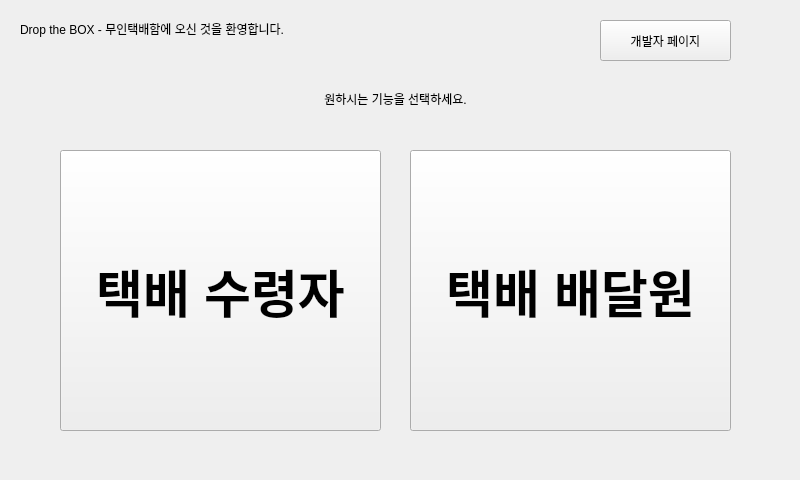
<?xml version="1.0" encoding="UTF-8"?>
<ui version="4.0">
 <class>Widget</class>
 <widget class="QWidget" name="Widget">
  <property name="geometry">
   <rect>
    <x>0</x>
    <y>0</y>
    <width>800</width>
    <height>480</height>
   </rect>
  </property>
  <property name="windowTitle">
   <string>Widget</string>
  </property>
  <widget class="QPushButton" name="admin_button">
   <property name="geometry">
    <rect>
     <x>600</x>
     <y>20</y>
     <width>131</width>
     <height>41</height>
    </rect>
   </property>
   <property name="text">
    <string>개발자 페이지</string>
   </property>
  </widget>
  <widget class="QPushButton" name="user_button">
   <property name="geometry">
    <rect>
     <x>60</x>
     <y>150</y>
     <width>321</width>
     <height>281</height>
    </rect>
   </property>
   <property name="font">
    <font>
     <pointsize>38</pointsize>
     <weight>75</weight>
     <bold>true</bold>
    </font>
   </property>
   <property name="text">
    <string>택배 수령자</string>
   </property>
  </widget>
  <widget class="QPushButton" name="delivery_button">
   <property name="geometry">
    <rect>
     <x>410</x>
     <y>150</y>
     <width>321</width>
     <height>281</height>
    </rect>
   </property>
   <property name="font">
    <font>
     <pointsize>38</pointsize>
     <weight>75</weight>
     <bold>true</bold>
    </font>
   </property>
   <property name="text">
    <string>택배 배달원</string>
   </property>
  </widget>
  <widget class="QLabel" name="label">
   <property name="geometry">
    <rect>
     <x>20</x>
     <y>20</y>
     <width>351</width>
     <height>17</height>
    </rect>
   </property>
   <property name="text">
    <string>Drop the BOX - 무인택배함에 오신 것을 환영합니다.</string>
   </property>
  </widget>
  <widget class="QLabel" name="label_2">
   <property name="geometry">
    <rect>
     <x>300</x>
     <y>90</y>
     <width>191</width>
     <height>17</height>
    </rect>
   </property>
   <property name="text">
    <string>원하시는 기능을 선택하세요.</string>
   </property>
   <property name="alignment">
    <set>Qt::AlignCenter</set>
   </property>
  </widget>
 </widget>
 <resources/>
 <connections/>
</ui>
